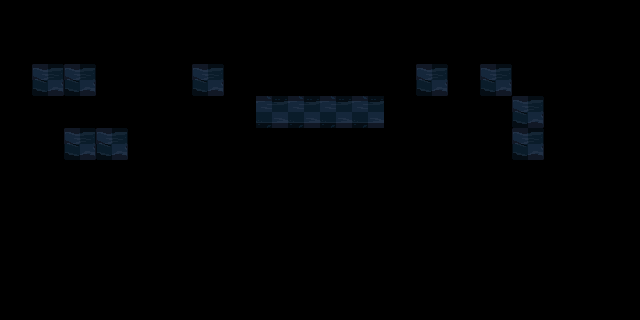

The image is a tile-based game level rendered from a .tmx file. Its description and complete source (layers, tilesets, objects, tile grids) follow:
An orthogonal 20x10 tile map with 32x32 px tiles, 2 tile layers (Graphics, Grid), 2 tilesets and 18 objects (12x prop, 6x monster).

<map version="1.0" tiledversion="1.0.3" orientation="orthogonal" renderorder="right-down" width="20" height="10" tilewidth="32" tileheight="32" nextobjectid="31">
 <tileset firstgid="1" source="tiles.tsx" />
 <tileset firstgid="65" source="grid.tsx" />
 <layer name="Graphics" width="20" height="10">
  <data encoding="csv">
0,0,0,0,0,0,0,0,0,0,0,0,0,0,0,0,0,0,0,0,
0,0,0,0,0,0,0,0,0,0,0,0,0,0,0,0,0,0,0,0,
0,21,21,0,0,0,21,0,0,0,0,0,0,21,0,21,0,0,0,0,
0,0,0,0,0,0,0,0,19,19,19,19,0,0,0,0,21,0,0,0,
0,0,21,21,0,0,0,0,0,0,0,0,0,0,0,0,21,0,0,0,
0,0,0,0,0,0,0,0,0,0,0,0,0,0,0,0,0,0,0,0,
0,0,0,0,0,0,0,0,0,0,0,0,0,0,0,0,0,0,0,0,
0,0,0,0,0,0,0,0,0,0,0,0,0,0,0,0,0,0,0,0,
0,0,0,0,0,0,0,0,0,0,0,0,0,0,0,0,0,0,0,0,
0,0,0,0,0,0,0,0,0,0,0,0,0,0,0,0,0,0,0,0
</data>
 </layer>
 <layer name="Grid" width="20" height="10" opacity="0.33">
  <data encoding="csv">
0,0,0,0,0,0,0,0,0,0,0,0,0,0,0,0,0,0,0,0,
0,0,0,0,0,0,0,0,0,0,0,0,0,0,0,0,0,0,0,0,
0,66,66,0,0,0,66,0,0,0,0,0,0,66,0,66,0,0,0,0,
0,0,0,0,0,0,0,0,66,66,66,66,0,0,0,0,66,0,0,0,
0,0,66,66,0,0,0,0,0,0,0,0,0,0,0,0,66,0,0,0,
0,0,0,0,0,0,0,0,0,0,0,0,0,0,0,0,0,0,0,0,
0,0,0,0,0,0,0,0,0,0,0,0,0,0,0,0,0,0,0,0,
0,0,0,0,0,0,0,0,0,0,0,0,0,0,0,0,0,0,0,0,
0,0,0,0,0,0,0,0,0,0,0,0,0,0,0,0,0,0,0,0,
0,0,0,0,0,0,0,0,0,0,0,0,0,0,0,0,0,0,0,0
</data>
 </layer>
 <objectgroup name="Objects">
  <object id="12" name="box" type="prop" x="128" y="192" width="32" height="32">
   <properties>
    <property name="chance" type="float" value="100" />
   </properties>
  </object>
  <object id="14" name="box" type="prop" x="160" y="192" width="32" height="32">
   <properties>
    <property name="chance" type="float" value="100" />
   </properties>
  </object>
  <object id="15" name="box" type="prop" x="416" y="192" width="32" height="32">
   <properties>
    <property name="chance" type="float" value="100" />
   </properties>
  </object>
  <object id="16" name="box" type="prop" x="448" y="192" width="32" height="32">
   <properties>
    <property name="chance" type="float" value="100" />
   </properties>
  </object>
  <object id="17" name="box" type="prop" x="480" y="192" width="32" height="32">
   <properties>
    <property name="chance" type="float" value="100" />
   </properties>
  </object>
  <object id="18" name="box" type="prop" x="192" y="192" width="32" height="32">
   <properties>
    <property name="chance" type="float" value="100" />
   </properties>
  </object>
  <object id="19" name="box" type="prop" x="288" y="192" width="32" height="32">
   <properties>
    <property name="chance" type="float" value="100" />
   </properties>
  </object>
  <object id="20" name="box" type="prop" x="224" y="192" width="32" height="32">
   <properties>
    <property name="chance" type="float" value="100" />
   </properties>
  </object>
  <object id="21" name="box" type="prop" x="256" y="192" width="32" height="32">
   <properties>
    <property name="chance" type="float" value="100" />
   </properties>
  </object>
  <object id="22" name="box" type="prop" x="384" y="192" width="32" height="32">
   <properties>
    <property name="chance" type="float" value="100" />
   </properties>
  </object>
  <object id="23" name="box" type="prop" x="320" y="192" width="32" height="32">
   <properties>
    <property name="chance" type="float" value="100" />
   </properties>
  </object>
  <object id="24" name="box" type="prop" x="352" y="192" width="32" height="32">
   <properties>
    <property name="chance" type="float" value="100" />
   </properties>
  </object>
  <object id="25" name="Cultist" type="monster" x="160" y="128" width="32" height="32">
   <properties>
    <property name="chance" type="float" value="100" />
   </properties>
   <ellipse />
  </object>
  <object id="26" name="Cultist" type="monster" x="224" y="160" width="32" height="32">
   <properties>
    <property name="chance" type="float" value="100" />
   </properties>
   <ellipse />
  </object>
  <object id="27" name="Cultist" type="monster" x="320" y="160" width="32" height="32">
   <properties>
    <property name="chance" type="float" value="100" />
   </properties>
   <ellipse />
  </object>
  <object id="28" name="Cultist" type="monster" x="384" y="160" width="32" height="32">
   <properties>
    <property name="chance" type="float" value="100" />
   </properties>
   <ellipse />
  </object>
  <object id="29" name="Cultist" type="monster" x="448" y="128" width="32" height="32">
   <properties>
    <property name="chance" type="float" value="100" />
   </properties>
   <ellipse />
  </object>
  <object id="30" name="Shoggoth" type="monster" x="288" y="64" width="32" height="32">
   <properties>
    <property name="chance" type="float" value="100" />
   </properties>
   <ellipse />
  </object>
 </objectgroup>
</map>
